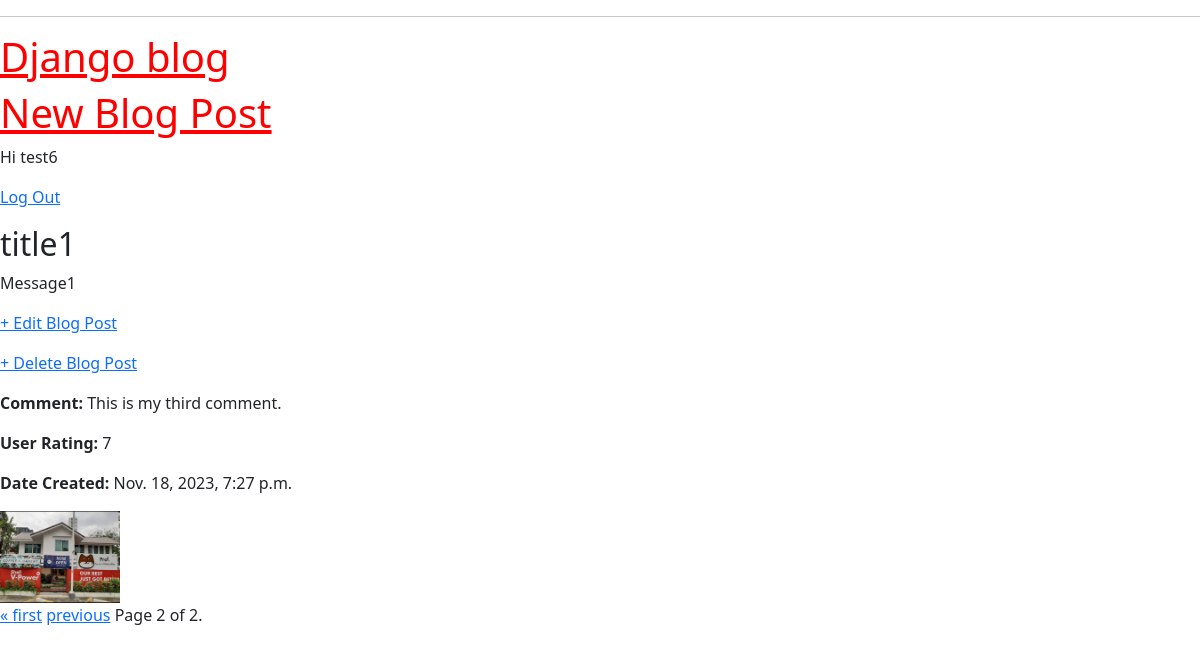
Screenshot of /post/1/?page=2 (signed in) with the database file from the repository.
### accounts/models.py (models this page shows)
class CustomUser(AbstractUser):
    age = models.PositiveIntegerField(null=True,blank=True)

### blog/models.py (models this page shows, shortened)
class Post(models.Model):
    title = models.CharField(max_length=200)
    author = models.ForeignKey(CustomUser, on_delete=models.CASCADE) # new
    body = models.TextField()

class Comment(models.Model):
    comment_text = models.CharField(max_length=100)
    user_rating = models.IntegerField()
    commented_post = models.ForeignKey(Post, on_delete=models.CASCADE, related_name='post_comments')
    is_approved = models.BooleanField()
    date_created = models.DateTimeField(auto_now_add=True)
    upload_pic = models.ImageField(upload_to='images/', blank=True, null=True) # new

### blog/views.py (the view)
# urls.py: path('post/<int:pk>/', BlogDetailView.as_view(), name='post_detail'),
class BlogDetailView(LoginRequiredMixin, DetailView):
    model = Post
    template_name = 'post_detail.html'
    paginate_by = 1  # Set the number of comments per page
    def get_context_data(self, **kwargs):
        context = super().get_context_data(**kwargs)
        comments = self.object.post_comments.filter(is_approved=True)
        paginator = Paginator(comments, self.paginate_by)
        page = self.request.GET.get('page')
        comments = paginator.get_page(page)
        context['comments'] = comments
        return context

### blog/templates/post_detail.html (shortened to what this page needs)
{% extends 'base.html' %}
{% block content %}
  <div class="post-entry">
    <h2>{{post.title}}</a></h2>
    <p>{{post.body}}</p>
  </div>
  <p><a href="{% url 'post_edit' post.id %}">+ Edit Blog Post</a></p>
  <p><a href="{% url 'post_delete' post.id %}">+ Delete Blog Post</a></p>
  <div>
    {% for comment in comments %}
      {% if comment.is_approved %}
          <div>
            <p><strong>Comment:</strong> {{ comment.comment_text }}</p>
            <p><strong>User Rating:</strong> {{ comment.user_rating }}</p>
            <p><strong>Date Created:</strong> {{ comment.date_created }}</p>
            {% if comment.upload_pic %}
            <img src="{{comment.upload_pic.url}}" alt="{{comment.date_created}}" width="10%" height="auto">
            {% endif %}
          </div>
      {% endif %}
    {% endfor %}
  </div>
  <div>
    <span>
        {% if comments.has_previous %}
            <a href="?page=1">&laquo; first</a>
            <a href="?page={{ comments.previous_page_number }}">previous</a>
        {% endif %}
        <span>
            Page {{ comments.number }} of {{ comments.paginator.num_pages }}.
        </span>
    </span>
  </div>
{% endblock %}

### templates/base.html (shortened to what this page needs)
{% load static %}
<!DOCTYPE html>
<html lang="en">
<head>
  <link rel="stylesheet" href="{% static 'css/base.css' %}">
  <link href="https://cdn.jsdelivr.net/npm/bootstrap@5.3.2/dist/css/bootstrap.min.css" rel="stylesheet">
<hr>
</head>
<body>
  <header>
    <h1><a href="{% url 'home' %}">Django blog</a></h1>
    <h1><a href="{% url 'post_new' %}">New Blog Post</a></h1>
    {% if user.is_authenticated %}
      <p>Hi {{user.username}}</p>
      <p><a href="{% url 'logout' %}">Log Out</a></p>
    {% else %}
      <p>You are not logged in.</p>
      <p><a href="{% url 'login' %}">Log in</a></p>
    {% endif %}
  </header>
 {% block content %}{% endblock %}
</body>
</html>

### static/css/base.css (style rules this page uses)
header h1 a { color: red; }

### rows the page displays
CustomUser: username "test6"
Post: title "title1", body "Message1"
Comment: comment_text "This is my third comment.", user_rating "7", date_created "Nov. 18, 2023, 7:27 p.m.", upload_pic (picture)

### other values shown
{{ comments.number }} "2"
{{ comments.paginator.num_pages }} "2"
